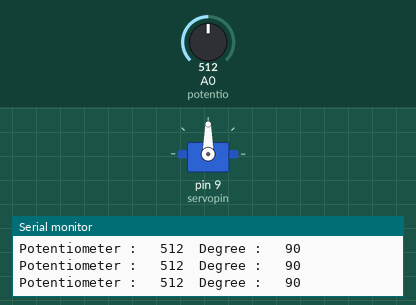
A sketch run on a simulated Arduino Uno, built with avr-gcc and run on an emulated ATmega328P. Parts: servo, the last lines printed to the serial monitor. The test bench sets the inputs (shaded band); at power-on: A0 (potentio) = 512.

Above: at 1.2 s.
1.3 s: A0 (potentio) set to 561
At 2.5 s:
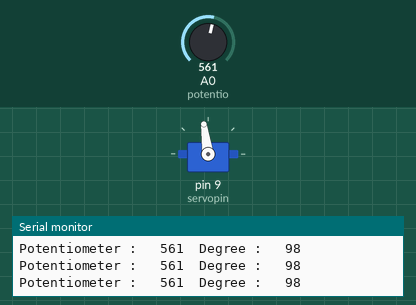
2.8 s: A0 (potentio) set to 576
At 3.6 s:
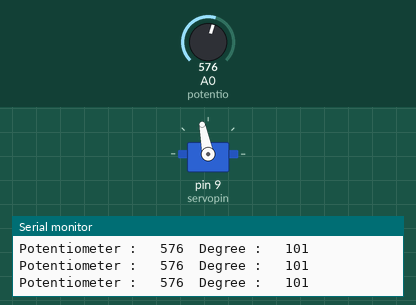
4.3 s: A0 (potentio) set to 306
At 5.5 s:
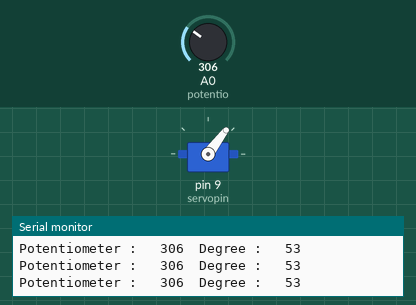
5.8 s: A0 (potentio) set to 716
At 6.7 s:
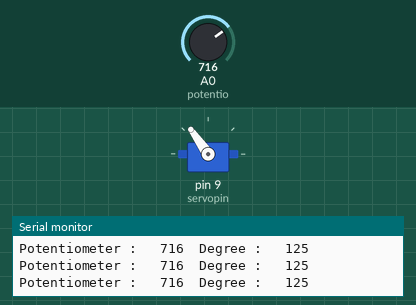
7.3 s: A0 (potentio) set to 985
At 7.7 s:
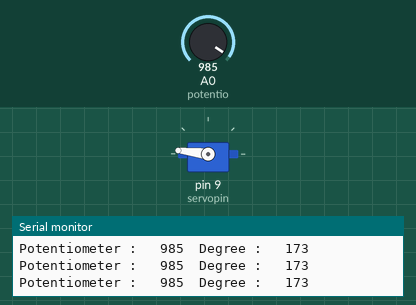
8.8 s: A0 (potentio) set to 1016
At 10.0 s:
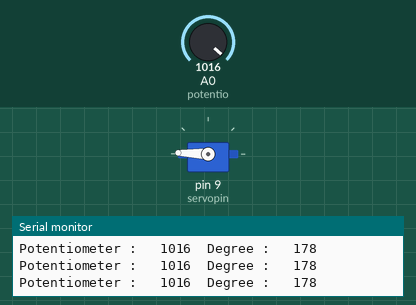
Timing chart, 0 to 11.8 s (numbered marks = the images above; inputs shaded):
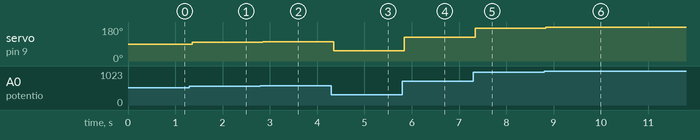

The sketch:

5_Servo_Potentiometer.ino
```cpp
#include <Servo.h>
#define servopin 9
#define potentio A0

Servo servomotor;

void setup() {
  servomotor.attach(servopin);
  pinMode(potentio,INPUT);

  Serial.begin(9600);
  Serial.println("Start");
}

int degree = 0;

void loop() {
  degree = map(analogRead(potentio),0,1023,0,180);
  Serial.print("Potentiometer : \t");
  Serial.print(analogRead(potentio));
  Serial.print("\tDegree : \t");
  Serial.println(degree);
  servomotor.write(degree);
}
```

Measured:
- after the input at 1.3 s, servo on pin 9 (servopin): 90° → 98° after 0.06 s
- after the input at 2.8 s, servo on pin 9 (servopin): 98° → 101° after 0.05 s
- after the input at 4.3 s, servo on pin 9 (servopin): 101° → 53° after 0.05 s
- after the input at 5.8 s, servo on pin 9 (servopin): 53° → 125° at once
- after the input at 7.3 s, servo on pin 9 (servopin): 125° → 173° at once
- after the input at 8.8 s, servo on pin 9 (servopin): 173° → 178° at once
